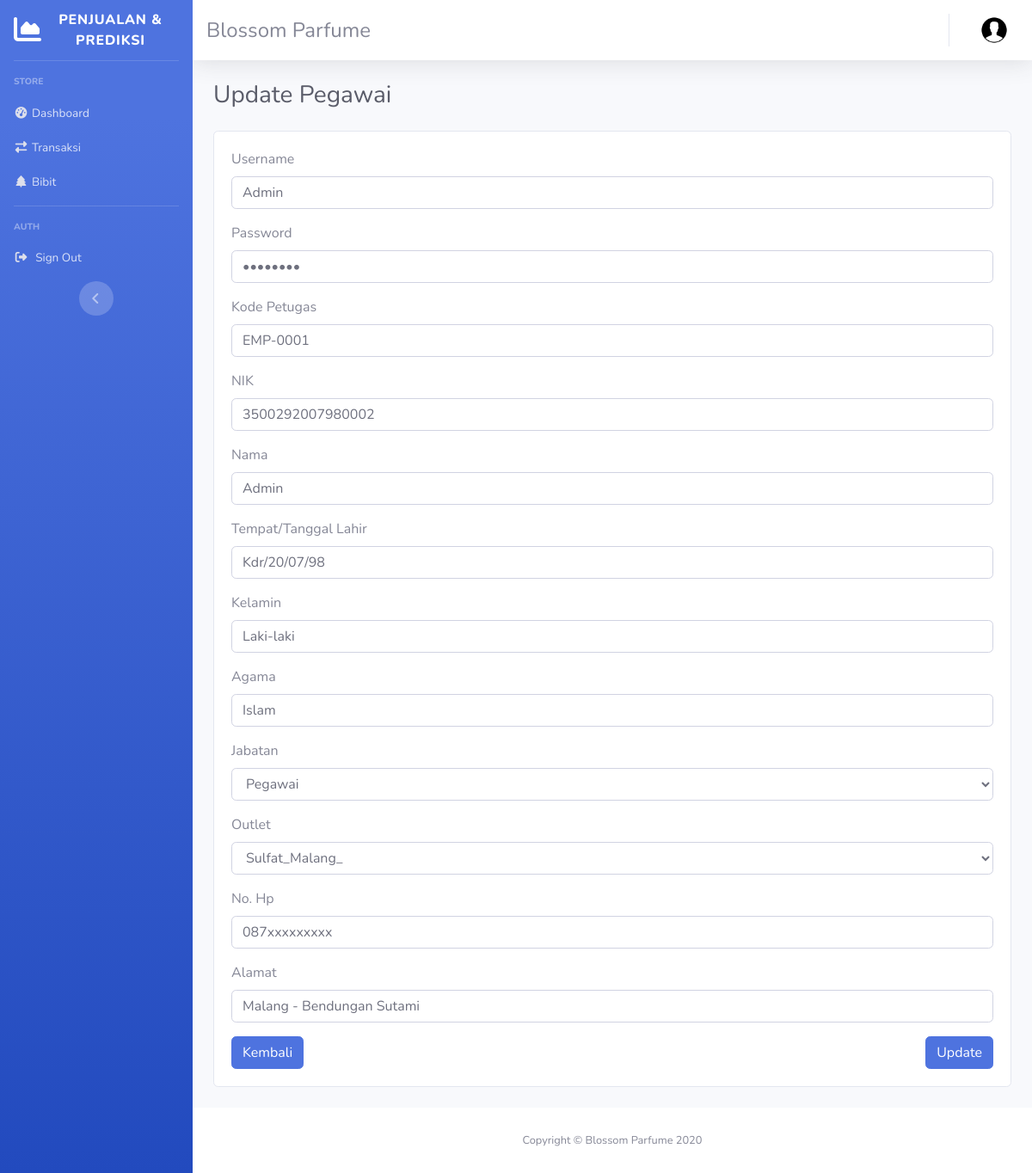
The app's page /pegawai/update/1 with its own data.
### tables this page shows
CREATE TABLE `user` (
  `id` int(11) NOT NULL,
  `kode_petugas` varchar(12) NOT NULL,
  `nik` varchar(20) NOT NULL,
  `username` varchar(24) NOT NULL,
  `password` varchar(24) NOT NULL,
  `nama` varchar(24) NOT NULL,
  `jabatan` varchar(24) NOT NULL,
  `id_outlet` varchar(12) NOT NULL,
  `no_hp` varchar(12) NOT NULL,
  `ttl` varchar(20) NOT NULL,
  `kelamin` varchar(10) NOT NULL,
  `agama` varchar(15) NOT NULL,
  `alamat` varchar(128) NOT NULL,
  `date_created` datetime NOT NULL
);

### application/controllers/Pegawai.php (called while the page is built, shortened)
<?php
	class Pegawai extends CI_Controller
	{
		public function __construct()
		{
			$this->load->library('form_validation');
			$this->load->library('session');
			$this->load->model('Bibit_model');
			$this->load->model('Outlet_model');
			$this->load->model('Prediksi_model');
			$this->load->model('Transaksi_model');
			$this->load->model('User_model');
		}
		public function update($id)
		{
			$data['title'] = 'Update Pegawai';
			$data['user'] = $_SESSION['user'];
			$data['outlet'] = $this->Outlet_model->getAllOutlet();
			$data['pegawai'] = $this->User_model->getPegawaiById($id);
			$this->form_validation->set_rules('username', 'Username', 'required');
			$this->form_validation->set_rules('password', 'Password', 'required');
			$this->form_validation->set_rules('nama', 'Nama Pegawai', 'required');
			$this->form_validation->set_rules('jabatan', 'Jabatan Pegawai', 'required');
			$this->form_validation->set_rules('id_outlet', 'Outlet', 'required');
			$this->form_validation->set_rules('no_hp', 'Nomor HP', 'required');
			$this->form_validation->set_rules('alamat', 'Alamat Pegawai', 'required');
			if ($this->form_validation->run() == FALSE) {
				$this->load->view('templates/header', $data);
				$this->load->view('templates/sidebar', $data);
				$this->load->view('templates/topbar', $data);
				$this->load->view('pegawai/edit', $data);
				$this->load->view('templates/footer');
			}
		}
	}
?>

### index.php (called while the page is built, shortened)
<?php
require_once BASEPATH.'core/CodeIgniter.php';

### application/models/User_model.php (called while the page is built, shortened)
<?php
	class User_model extends CI_Model
	{
		public function getPegawaiById($id)
		{
			return $this->db->get_where('user' , ['id' => $id])->row_array();
		}
	}
?>

### application/models/Outlet_model.php (called while the page is built, shortened)
<?php
	class Outlet_model extends CI_Model
	{
		public function getAllOutlet()
		{
			return $query = $this->db->get('outlet')->result_array();
		}
	}
?>

### application/views/pegawai/edit.php (the view, shortened to what this page needs)
 <div class="container-fluid">
	<div class="row mt-3 mb-4">
		<div class="col-lg">
		<h1 class="h3 mb-4 text-gray-800"><?=$title;?></h1>
			<div class="card">
				<div class="card-body">
					<form action="<?= base_url('pegawai/update/'.$pegawai['id']); ?>" method="post">
						 <div class="form-group">
						   <label for="email">Username</label>
						   <input type="text" class="form-control" id="username" placeholder="" name="username" value="<?=$pegawai['username'];?>">
						 </div>
						 <div class="form-group">
						   <label for="password">Password</label>
						   <input type="password" class="form-control" id="password" placeholder="" name="password" value="<?=$pegawai['password'];?>">
						 </div>
						 <div class="form-group">
						    <label for="nama">Kode Petugas</label>
						    <input type="text" class="form-control" id="nama" placeholder="" name="kode_petugas" value="<?=$pegawai['kode_petugas']; ?>">
						 </div>
						 <div class="form-group">
						    <label for="nama">NIK</label>
						    <input type="text" class="form-control" id="nik" placeholder="NIK" name="nik" value="<?=$pegawai['nik']; ?>">
						 </div>
						 <div class="form-group">
						    <label for="nama">Nama</label>
						    <input type="text" class="form-control" id="nama" placeholder="" name="nama" value="<?=$pegawai['nama'];?>">
						 </div><div class="form-group">
						    <label for="nama">Tempat/Tanggal Lahir</label>
						    <input type="text" class="form-control" id="ttl" placeholder="tempat / dd-mm-yyyy" name="ttl" value="<?=$pegawai['ttl'];?>">
						 </div>
						 <div class="form-group">
						    <label for="nama">Kelamin</label>
						    <input type="text" class="form-control" id="kelamin" placeholder="L / P" name="kelamin" value="<?=$pegawai['kelamin'];?>">
						 </div>
						 <div class="form-group">
						    <label for="nama">Agama</label>
						    <input type="text" class="form-control" id="gama" placeholder="" name="agama" value="<?=$pegawai['agama'];?>">
						 </div>
						 <div class="form-group">
						 	<label for="role">Jabatan</label>
						    <select class="form-control" id="jabatan" name="jabatan">
						      	<option value="Pegawai">Pegawai</option>
						    </select>
						 </div>
						 <div class="form-group">
						 	<label for="role">Outlet</label>
						    <select class="form-control" id="outlet" name="id_outlet">
						      	<?php foreach ($outlet as $o):?>
						      		<?php if($o['id_outlet'] == $pegawai['id_outlet']): ?>
						      			<option value="<?=$o["id_outlet"]?>" selected><?=$o["alamat_outlet"];?></option>
						      		<?php else: ?>
						      			<option value="<?=$o["id_outlet"]?>"><?=$o["alamat_outlet"];?></option>
						      		<?php endif; ?>
						      <?php endforeach; ?>
						    </select>
						 </div>
						 <div class="form-group">
						    <label for="telepon">No. Hp</label>
						    <input type="text" class="form-control" id="no_hp" placeholder="" name="no_hp" value="<?=$pegawai['no_hp'];?>">
						 </div>
						 <div class="form-group">
						    <label for="telepon">Alamat</label>
						    <input type="text" class="form-control" id="alamat" placeholder="" name="alamat" value="<?=$pegawai['alamat'];?>">
						 </div>
						 <a href="<?php echo base_url(); ?>pegawai" class="btn btn-primary">Kembali</a>
						 <button type="submit" class="btn btn-primary float-right">Update</button>
					</form>
				</div>
			</div>
		</div>
	</div>
</div>
</div>

### records on screen
user: username "Admin", kode_petugas "EMP-0001", nik "3500292007980002", nama "Admin", ttl "Kdr/20/07/98", kelamin "Laki-laki", agama "Islam", no_hp "087xxxxxxxxx", alamat "Malang - Bendungan Sutami"

### other values on screen
$title "Update Pegawai"
form field id_outlet "Sulfat_Malang_"
